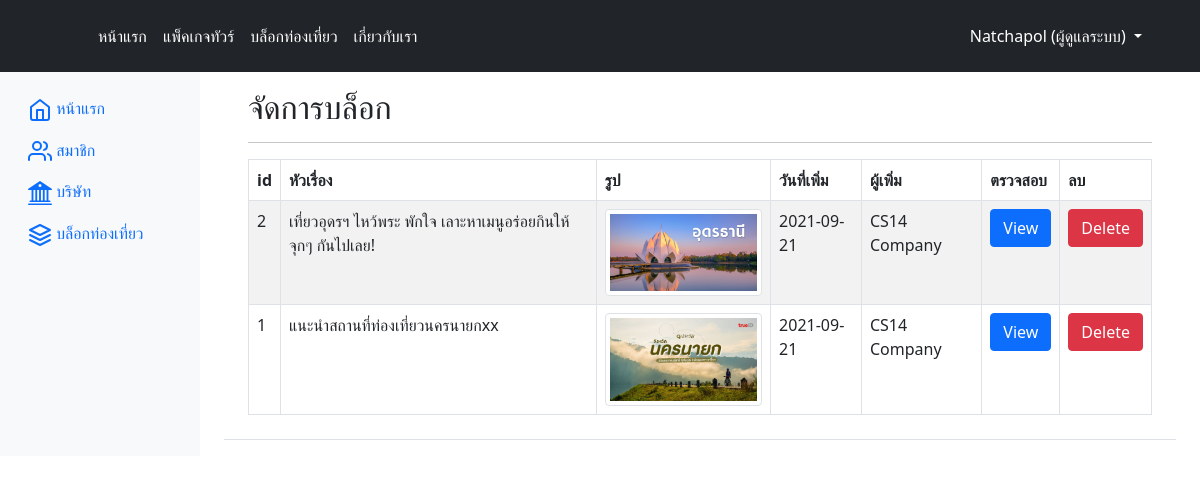
Page /tourlike/crud_blog.php (signed in) on the committed database.
### tables this page shows
CREATE TABLE `blog` (
  `blog_id` int(5) NOT NULL,
  `heading` varchar(500) NOT NULL COMMENT 'หัวข้อ',
  `imageblog` varchar(100) NOT NULL COMMENT 'รูป',
  `content` varchar(10000) NOT NULL COMMENT 'เนื้อหา',
  `created_at` date NOT NULL DEFAULT current_timestamp(),
  `company_id` int(10) NOT NULL
);

CREATE TABLE `company` (
  `company_id` int(10) NOT NULL,
  `company_email` varchar(100) NOT NULL COMMENT 'อีเมลบริษัท',
  `company_password` varchar(100) NOT NULL COMMENT 'รหัสผ่าน',
  `company_name` varchar(100) NOT NULL COMMENT 'ชื่อบริษัท',
  `role_id` int(2) NOT NULL DEFAULT 2,
  `company_tel` varchar(12) NOT NULL COMMENT 'เบอร์โทร',
  `company_image` varchar(100) DEFAULT NULL COMMENT 'รูปหรือโลโก้บริษัท',
  `company_detail` varchar(500) DEFAULT NULL COMMENT 'รายละเอียดบริษัท',
  `bank_name` varchar(100) DEFAULT NULL COMMENT 'ชื่อธนาคาร เช่น กสิกร ไทยพาณิชย์',
  `bank_number` varchar(15) DEFAULT NULL COMMENT 'เลขบัญชี',
  `company_license` varchar(100) DEFAULT NULL COMMENT 'รูปใบอนุญาติ ยืนยันบริษัท',
  `company_status` int(1) NOT NULL DEFAULT 0 COMMENT 'สถานะ (0=รอการยืนยันบัญชี 1=ยืนยันเสร็จสิ้น\r\n2=โดนยกเลิก)',
  `created_at` datetime NOT NULL DEFAULT current_timestamp() COMMENT 'วันที่ลงทะเบียน'
);

### tourlike/database/function.php (called while the page is built, shortened)
<?php
    class DB_con {
        function __construct()
        {
            $conn = mysqli_connect(DB_SERVER, DB_USER, DB_PASS, DB_NAME);
            $this->dbcon = $conn;
        }
        public function checkblog(){
            $blog = mysqli_query($this->dbcon, "SELECT b.blog_id, b.heading, b.imageblog, b.created_at, company.company_name
            FROM blog as b
            INNER JOIN company ON b.company_id = company.company_id
            ORDER BY blog_id DESC");
            return $blog;
        }
    }
?>

### tourlike/crud_blog.php (the view, shortened to what this page needs)
<?php
include 'layout/header.php';
include_once('database/function.php');
$db_handle = new DB_con();
?>
<?php
if ($_SESSION['role'] == "ผู้ดูแลระบบ") {
?>
<div class="container-fluid">
  <div class="row">
<?php
include 'navdashboard.php';
?>
    <main class="col-md-9 ms-sm-auto col-lg-10 px-md-4"><div class="chartjs-size-monitor"><div class="chartjs-size-monitor-expand"><div class=""></div></div><div class="chartjs-size-monitor-shrink"><div class=""></div></div></div>
      <div class="d-flex justify-content-between flex-wrap flex-md-nowrap align-items-center pt-3 pb-2 mb-3 border-bottom">
      <div class="container">
        <h1 class="h2">จัดการบล็อก</h1>
        <hr>
        <table id="mytable" class="table table-bordered table-striped">
        <thead>
            <th>id</th>
            <th>หัวเรื่อง</th>
            <th>รูป</th>
            <th>วันที่เพิ่ม</th>
            <th>ผู้เพิ่ม</th>
            <th>ตรวจสอบ</th>
            <th>ลบ</th>
        </thead>
        <tbody>
<?php
$sql = $db_handle->checkblog();
while($row = mysqli_fetch_array($sql)) {
?>
                <tr>
                    <td><?php echo $row['blog_id']; ?></td>
                    <td><?php echo $row['heading']; ?></td>
                    <td><img class="img-thumbnail rounded mx-auto d-block" width="200" height="200"
                    src="images/blog/<?php echo $row['imageblog']; ?>" role="img" aria-label="Placeholder: Thumbnail" preserveAspectRatio="xMidYMid slice" focusable="false"></td>
                    <td><?php echo $row['created_at']; ?></td>
                    <td><?php echo $row['company_name']; ?></td>
                    <td>
                    <a href="showblog.php?blog=<?php echo $row['blog_id'];?>" class="btn btn-primary">View</a>
                    </td>
                    <td><a href="delete_blog.php?bid=<?php echo $row['blog_id']; ?>" class="btn btn-danger">Delete</a></td>
                </tr>
<?php
}
?>
        </tbody>
    </table>
        </div>
      </div>
    </main>
  </div>
</div>
</body>
    <link rel="stylesheet" href="css/bootstrap.min.css">
</html>
<?php
    }
    else{
      echo "<script>window.location.href='index.php'</script>";
    }
?>

### rows in the picture
blog: blog_id "2", heading "เที่ยวอุดรฯ ไหว้พระ พักใจ เลาะหาเมนูอร่อยกินให้จุกๆ กันไปเลย!", imageblog (picture), created_at "2021-09-21", company.company_name "CS14 Company"
blog: blog_id "1", heading "แนะนำสถานที่ท่องเที่ยวนครนายกxx", imageblog (picture), created_at "2021-09-21", company.company_name "CS14 Company"

### other values in the picture
$_SESSION['name'] "Natchapol"
$_SESSION['role'] "ผู้ดูแลระบบ"
